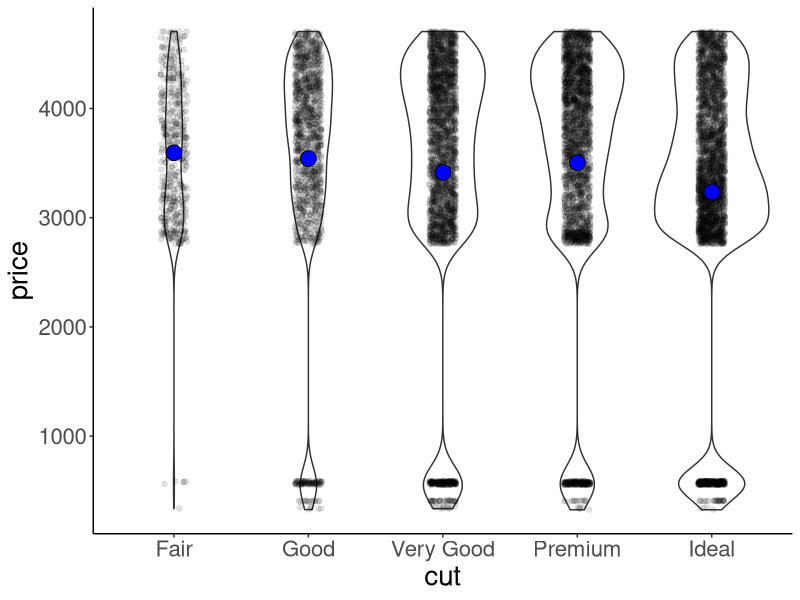

This figure's R source: (Note: this script raises an error after producing the figure.)
## ---- chunk 1
# these options here change the formatting of how comments are rendered
knitr::opts_chunk$set(
  comment = "")
## ---- chunk 2
library("knitr") # for rendering the RMarkdown file
library("tidyverse") # for data wrangling 
## ---- chunk 3
theme_set(
  theme_classic()+ #set the theme 
    theme(text = element_text(size = 20)) #set the default text size
)
## ---- chunk 4
ggplot(data = diamonds[1:10000, ], 
       mapping = aes(x = cut, y = price)) +
  geom_violin(scale = "count") +
  geom_point(
    alpha = 0.1,
    position = position_jitter(width = 0.1)
  ) +
  stat_summary(
    fun.y = "mean",
    shape = 21,
    geom = "point",
    fill = "blue",
    size = 5
  )
## ---- chunk 5
include_graphics("figures/practice_plot1.png")
